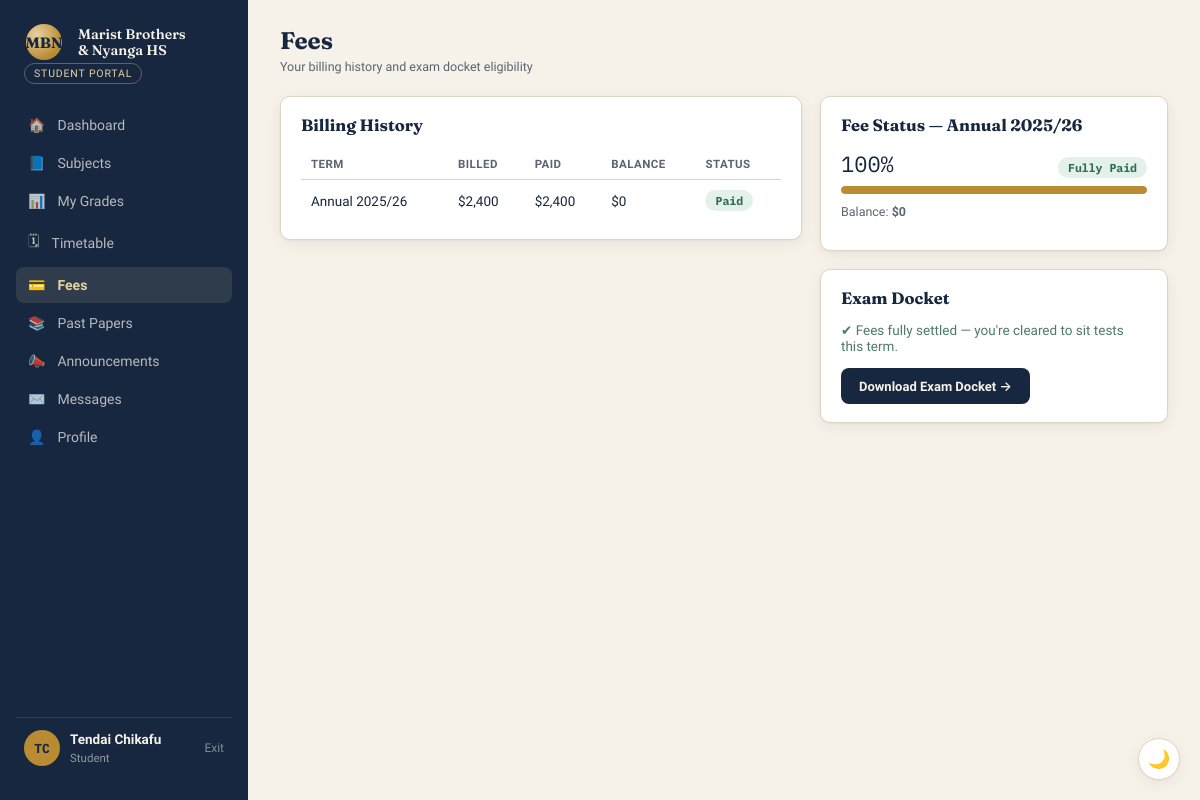
Page /student/fees.php (signed in) on the committed database.
### tables this page shows
CREATE TABLE fees (
    id INT AUTO_INCREMENT PRIMARY KEY,
    student_id INT NOT NULL,
    term VARCHAR(20) NOT NULL,
    amount_billed DECIMAL(10,2) NOT NULL,
    amount_paid DECIMAL(10,2) NOT NULL DEFAULT 0.00,
    FOREIGN KEY (student_id) REFERENCES students(id) ON DELETE CASCADE
);

### includes/functions.php (called while the page is built, shortened)
<?php
function h(string $s): string {
    return htmlspecialchars($s, ENT_QUOTES, 'UTF-8');
}

### student/fees.php (the view, shortened to what this page needs)
<?php
require_once __DIR__ . '/../includes/functions.php';
$u = current_user();
$pdo = getDB();
$stmt = $pdo->prepare('SELECT * FROM students WHERE user_id = :uid');
$stmt->execute(['uid' => $u['id']]);
$student = $stmt->fetch();
$stmt = $pdo->prepare('SELECT * FROM fees WHERE student_id = :sid ORDER BY id DESC');
$stmt->execute(['sid' => $student['id']]);
$feeRows = $stmt->fetchAll();
$latest = $feeRows[0] ?? ['amount_billed' => 0, 'amount_paid' => 0, 'term' => 'N/A'];
$balance = $latest['amount_billed'] - $latest['amount_paid'];
$fullyPaid = $balance <= 0;
$paidPct = $latest['amount_billed'] > 0 ? round(($latest['amount_paid'] / $latest['amount_billed']) * 100) : 100;
?>
<!DOCTYPE html>
<html lang="en">
<head>
<link rel="stylesheet" href="../assets/css/style.css">
</head>
<body>
<button id="theme-toggle-btn" class="theme-fab" title="Toggle light / dark theme" aria-label="Toggle theme">🌓</button>
<div class="app">
  <?php include __DIR__ . '/../includes/sidebar.php'; ?>
  <main class="main">
    <div class="topbar">
      <div>
        <h1>Fees</h1>
        <div class="meta">Your billing history and exam docket eligibility</div>
      </div>
    </div>
    <div class="panel-grid">
      <div>
        <div class="panel">
          <div class="panel-head"><h3>Billing History</h3></div>
          <table class="data-table">
            <thead><tr><th>Term</th><th>Billed</th><th>Paid</th><th>Balance</th><th>Status</th></tr></thead>
            <tbody>
              <?php foreach ($feeRows as $f):
                  $bal = $f['amount_billed'] - $f['amount_paid'];
                  $status = $bal <= 0 ? 'Paid' : ($f['amount_paid'] > 0 ? 'Partial' : 'Due');
                  $cls = $bal <= 0 ? 'badge-paid' : ($f['amount_paid'] > 0 ? 'badge-partial' : 'badge-due');
              ?>
              <tr>
                <td><?= h($f['term']) ?></td>
                <td>$<?= number_format($f['amount_billed'],0) ?></td>
                <td>$<?= number_format($f['amount_paid'],0) ?></td>
                <td>$<?= number_format($bal,0) ?></td>
                <td><span class="badge <?= $cls ?>"><?= $status ?></span></td>
              </tr>
              <?php endforeach; ?>
            </tbody>
          </table>
        </div>
      </div>
      <div>
        <div class="panel">
          <div class="panel-head"><h3>Fee Status — <?= h($latest['term']) ?></h3></div>
          <div style="display:flex; justify-content:space-between; align-items:baseline;">
            <span class="value" style="font-family:var(--font-data); font-size:22px;"><?= $paidPct ?>%</span>
            <span class="badge <?= $fullyPaid ? 'badge-paid' : 'badge-due' ?>"><?= $fullyPaid ? 'Fully Paid' : 'Balance Due' ?></span>
          </div>
          <div class="progress-bar"><div style="width:<?= min($paidPct,100) ?>%"></div></div>
          <p style="font-size:12.5px; color:var(--slate); margin-top:10px;">
            Balance: <b>$<?= number_format($balance,0) ?></b>
          </p>
        </div>
        <div class="panel">
          <div class="panel-head"><h3>Exam Docket</h3></div>
          <?php if ($fullyPaid): ?>
            <p style="font-size:13.5px; color:var(--sage); margin-bottom:14px;">✔ Fees fully settled — you're cleared to sit tests this term.</p>
            <a href="docket.php" target="_blank" class="btn-small" style="display:inline-block; text-decoration:none;">Download Exam Docket →</a>
          <?php endif; ?>
        </div>
      </div>
    </div>
  </main>
</div>
</body>
</html>

### assets/css/style.css (style rules this page uses)
:root { --ink: #16273F; --ink-soft: #223350; --paper: #F6F2E9; --parchment: #F6F2E9; --parchment-2:#EFE9DA; --gold: #B98B33; --gold-soft: #E7D2A0; --maroon: #6E2A2A; --sage: #4C7A64; --slate: #5B6472; --white: #FFFFFF; --line: #DED5C1; --text: var(--ink); --font-display: 'Fraunces', Georgia, serif; --font-body: 'Work Sans', -apple-system, sans-serif; --font-data: 'IBM Plex Mono', monospace; --radius: 10px; --shadow: 0 1px 2px rgba(22,39,63,.05), 0 4px 16px rgba(22,39,63,.06); }
.theme-fab { position: fixed; bottom: 20px; right: 20px; z-index: 999; width: 42px; height: 42px; border-radius: 50%; border: 1.5px solid var(--line); background: var(--white); color: var(--text); font-size: 18px; cursor: pointer; box-shadow: var(--shadow); display:flex; align-items:center; justify-content:center; transition: transform .15s ease; }
* { box-sizing: border-box; }
html { scroll-behavior: smooth; }
body { margin:0; font-family: var(--font-body); background: var(--parchment); color: var(--text); -webkit-font-smoothing: antialiased; }
a { color: inherit; text-decoration: none; }
.app { display:grid; grid-template-columns: 248px 1fr; min-height:100vh; }
.main { padding: 26px 32px 60px; }
.topbar { display:flex; align-items:center; justify-content:space-between; margin-bottom:22px; flex-wrap:wrap; gap:12px; }
.topbar h1 { font-family: var(--font-display); font-size:24px; margin:0; }
.topbar .meta { font-size:12.5px; color: var(--slate); margin-top:4px; }
.panel-grid { display:grid; grid-template-columns: 1.5fr 1fr; gap:18px; align-items:start; }
.panel { background: var(--white); border:1px solid var(--line); border-radius: var(--radius); padding: 18px 20px; box-shadow: var(--shadow); margin-bottom:18px; }
.panel-head { display:flex; align-items:center; justify-content:space-between; margin-bottom:14px; }
.panel-head h3 { font-family: var(--font-display); font-size:16.5px; margin:0; }
table.data-table { width:100%; border-collapse:collapse; font-size:13.5px; }
.data-table th { text-align:left; font-size:11.5px; text-transform:uppercase; letter-spacing:.04em; color:var(--slate); padding:8px 10px; border-bottom:1.5px solid var(--line); }
.data-table td { padding:10px 10px; border-bottom:1px solid var(--parchment-2); }
.data-table tr:last-child td { border-bottom:0; }
.badge { display:inline-block; padding:3px 10px; border-radius:999px; font-size:11.5px; font-weight:700; font-family: var(--font-data); }
.badge-paid { background:#E4F0EA; color:#2F6D4E; }
.btn-small { padding:10px 18px; border:0; border-radius:8px; background: var(--ink); color:var(--paper); font-weight:600; font-size:13px; cursor:pointer; }
.progress-bar { height:8px; background: var(--parchment-2); border-radius:999px; overflow:hidden; margin-top:8px; }
.progress-bar > div { height:100%; background: var(--gold); border-radius:999px; }

### rows in the picture
fees: term "Annual 2025/26", amount_billed "2,400", amount_paid "2,400", bal "0", status "Paid", paidPct "100", balance "0"

### other values in the picture
$portalLabel "STUDENT PORTAL"
$icon "🏠"
$label "Dashboard"
$icon "📘"
$label "Subjects"
$icon "📊"
$label "My Grades"
$icon "🗓"
$label "Timetable"
$icon "💳"
$label "Fees"
$icon "📚"
$label "Past Papers"
$icon "📣"
$label "Announcements"
